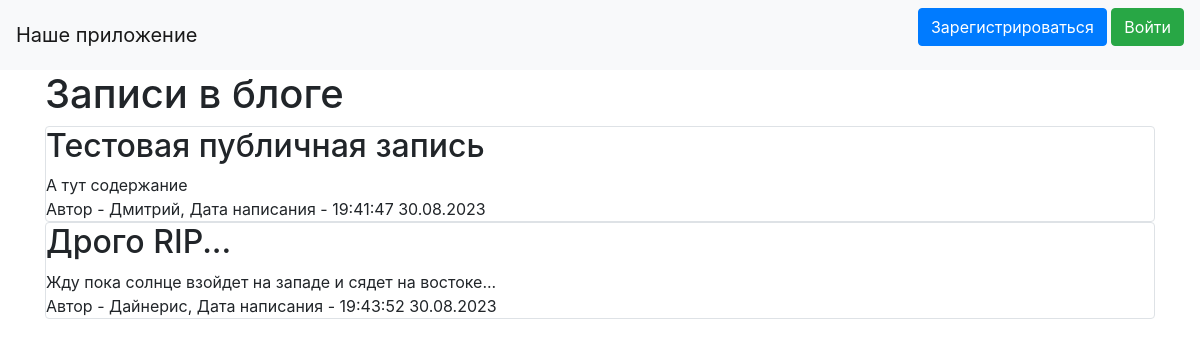
The page / on the database its author committed.
### data/news.py (models this page shows)
class News(SqlAlchemyBase):
    __tablename__ = 'news'
    id = sqlalchemy.Column(sqlalchemy.Integer, primary_key=True, autoincrement=True)
    title = sqlalchemy.Column(sqlalchemy.String, nullable=True)
    content = sqlalchemy.Column(sqlalchemy.String, nullable=True)
    created_date = sqlalchemy.Column(sqlalchemy.DateTime, default=datetime.datetime.now)
    is_private = sqlalchemy.Column(sqlalchemy.Boolean, default=True)
    user_id = sqlalchemy.Column(sqlalchemy.Integer, sqlalchemy.ForeignKey("users.id"))
    user = orm.relationship('User')
    categories = orm.relationship("Category", secondary="association", backref="news")

### data/users.py (models this page shows, shortened)
class User(SqlAlchemyBase, UserMixin):
    __tablename__ = 'users'
    id = sqlalchemy.Column(sqlalchemy.Integer, primary_key=True, autoincrement=True)
    name = sqlalchemy.Column(sqlalchemy.String, nullable=True)
    about = sqlalchemy.Column(sqlalchemy.String, nullable=True)
    email = sqlalchemy.Column(sqlalchemy.String, index=True, unique=True, nullable=True)
    hashed_password = sqlalchemy.Column(sqlalchemy.String, nullable=True)
    created_date = sqlalchemy.Column(sqlalchemy.DateTime, default=datetime.datetime.now)
    news = orm.relationship("News", back_populates='user')

### main.py (the view)
@app.route("/")
def index():
    db_sess = db_session.create_session()
    if current_user.is_authenticated:
        news = db_sess.query(News).filter((News.user == current_user) | (News.is_private != True))
    else:
        news = db_sess.query(News).filter(News.is_private != True)
    return render_template("index.html", news=news)

### data/db_session.py (called while the page is built)
def create_session() -> Session:
    global __factory
    return __factory()

### templates/index.html (shortened to what this page needs)
{% extends "base.html" %}
{% block content %}
    <h1>Записи в блоге</h1>
    {% for item in news %}
        <div class="col-md6 border rounded">
            <h2>{{ item.title }}</h2>
            <div>
                {{ item.content }}
            </div>
            <div>
                Автор - {{ item.user.name }}, Дата написания - {{ item.created_date.strftime("%H:%M:%S %d.%m.%Y") }}
            </div>
        </div>
    {% endfor %}
{% endblock %}

### templates/base.html (shortened to what this page needs)
<!doctype html>
<html lang="en">
<head>
    <link rel="stylesheet"
          href="https://stackpath.bootstrapcdn.com/bootstrap/4.4.1/css/bootstrap.min.css"
>
</head>
<body>
<header>
    <nav class="navbar navbar-light bg-light">
        <a class="navbar-brand" href="#">Наше приложение</a>
        {% if current_user.is_authenticated %}
            <a class="navbar-brand" href="/logout">{{ current_user.name }}</a>
        {% else %}
            <p>
                <a class="btn btn-primary " href="/register">Зарегистрироваться</a>
                <a class="btn btn-success" href="/login">Войти</a>
            </p>
        {% endif %}
    </nav>
</header>
<main role="main" class="container">
    {% block content %}{% endblock %}
</main>
</body>
</html>

### rows shown on the page
News: title "Тестовая публичная запись", content "А тут содержание", user.name "Дмитрий", created_date "19:41:47 30.08.2023"
News: title "Дрого RIP...", content "Жду пока солнце взойдет на западе и сядет на востоке...", user.name "Дайнерис", created_date "19:43:52 30.08.2023"
